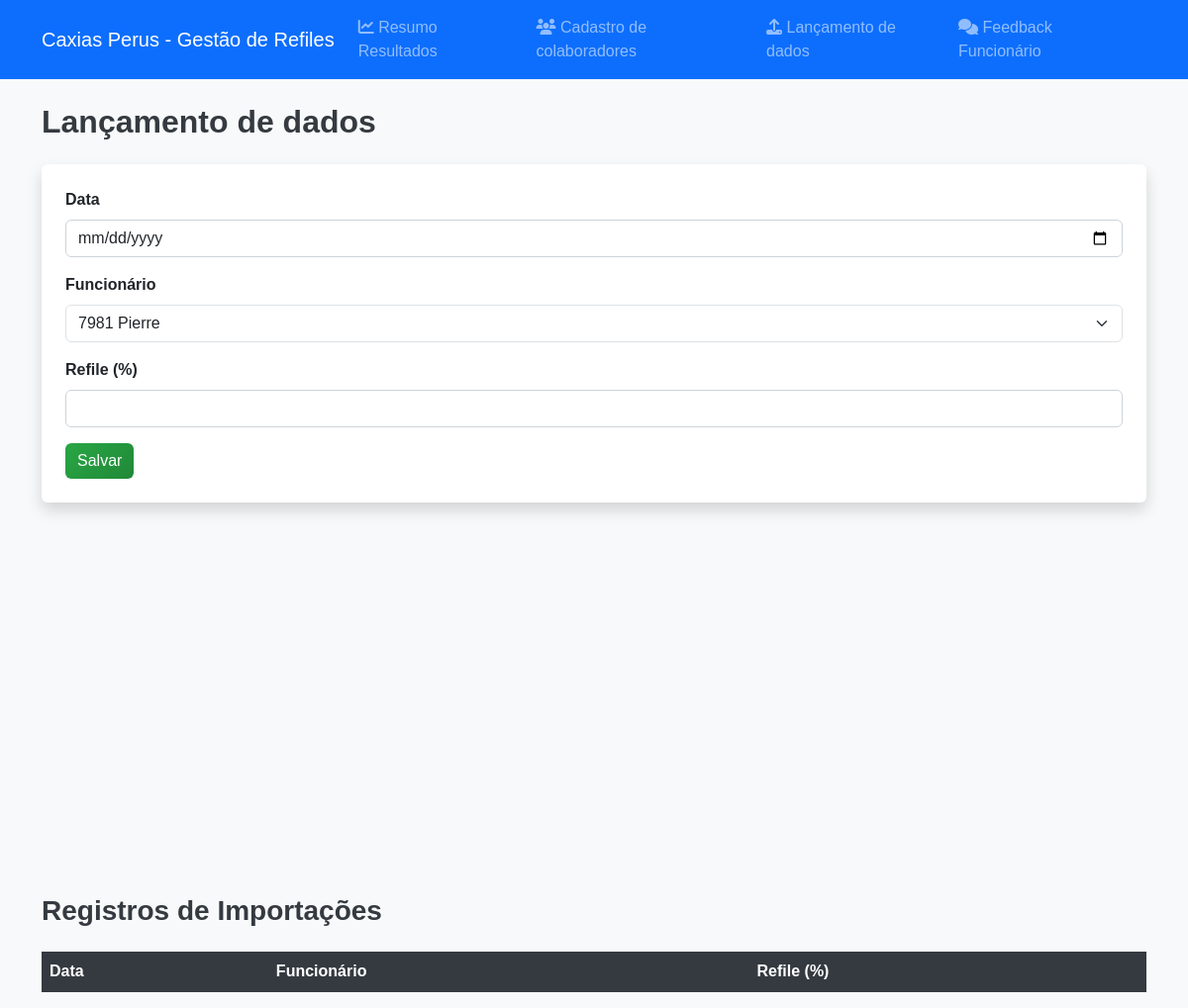
Page /importacoes on the earlier database version.
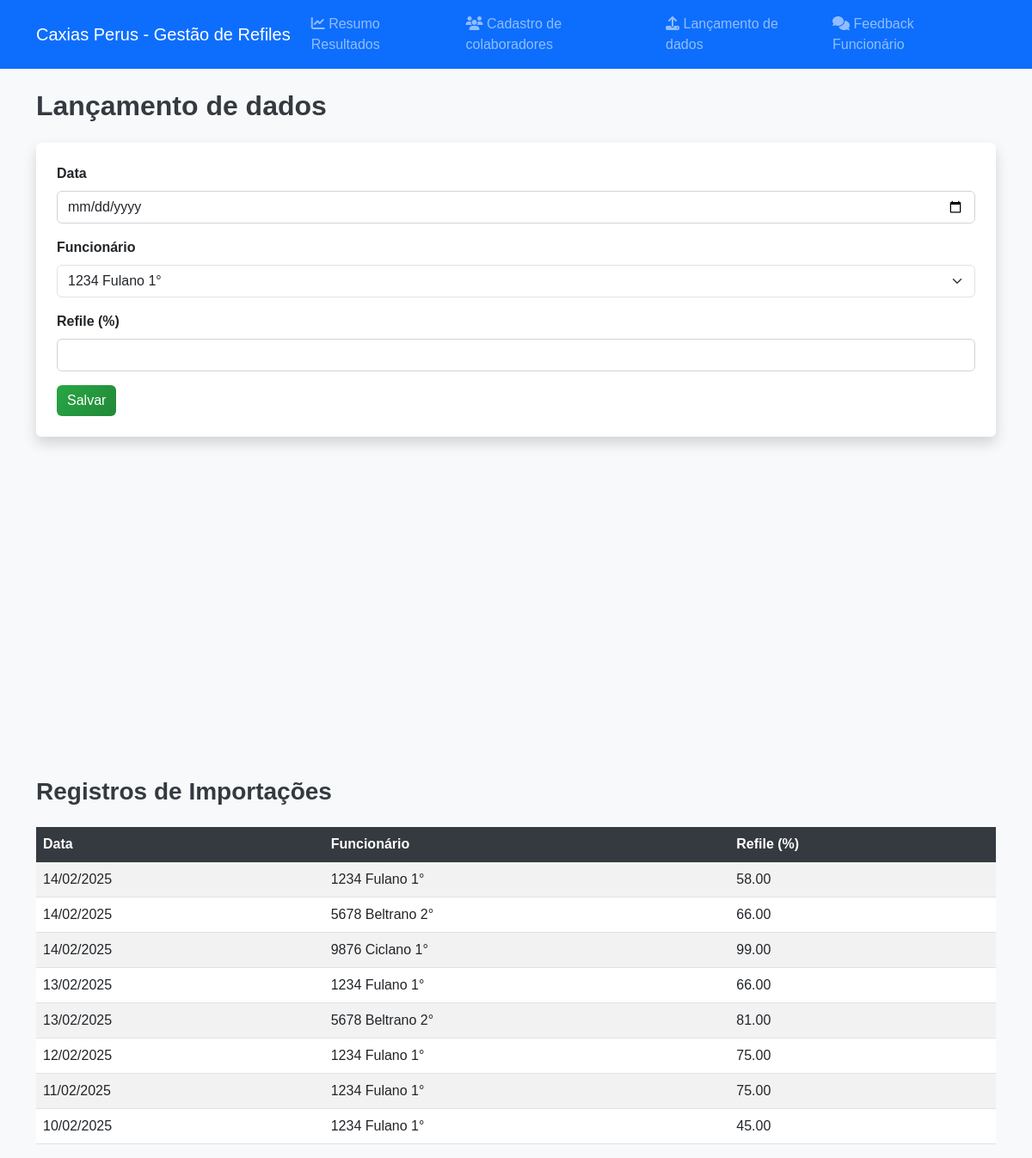
Same page on the later database version.
### app/models.py (models this page shows)
class Importacao(db.Model):
    id = db.Column(db.Integer, primary_key=True)
    data = db.Column(db.Date, nullable=False)
    funcionario_id = db.Column(db.Integer, db.ForeignKey('colaborador.id'), nullable=False)
    refile = db.Column(db.Float, nullable=False)

class Colaborador(db.Model):
    id = db.Column(db.Integer, primary_key=True)
    nome = db.Column(db.String(100), nullable=False)
    cargo = db.Column(db.String(100), nullable=False)
    importacoes = db.relationship('Importacao', backref='colaborador', cascade='all, delete-orphan')

### app/routes.py (the view, shortened to what this page needs)
@main.route('/importacoes', methods=['GET', 'POST'])
def importacoes():
    data_selecionada = ''
    colaboradores = Colaborador.query.all()
    importacoes = Importacao.query.order_by(Importacao.data.desc()).all()
    return render_template('importacoes.html', colaboradores=colaboradores, importacoes=importacoes, data_selecionada=data_selecionada)

### app/templates/importacoes.html
{% extends 'base.html' %}
{% block content %}
<h2 class="mb-4">Lançamento de dados</h2>
<form method="POST" class="mb-5 p-4 bg-white shadow rounded">
    <div class="mb-3">
        <label class="form-label">Data</label>
        <input type="date" name="data" class="form-control" required value="{{ data_selecionada or '' }}">
    </div>
    <div class="mb-3">
        <label class="form-label">Funcionário</label>
        <select name="funcionario" class="form-select" required>
            {% for colaborador in colaboradores %}
            <option value="{{ colaborador.id }}">{{ colaborador.nome }}</option>
            {% endfor %}
        </select>
    </div>
    <div class="mb-3">
        <label class="form-label">Refile (%)</label>
        <input type="number" step="0.1" name="refile" class="form-control" required>
    </div>
    <button type="submit" class="btn btn-success">Salvar</button>
</form>
<div style="height: 300px;"></div>
<div class="mt-5" id="tabela-importacoes">
    <h3 class="mb-4">Registros de Importações</h3>
    <table class="table table-striped">
        <thead class="table-dark">
            <tr>
                <th>Data</th>
                <th>Funcionário</th>
                <th>Refile (%)</th>
            </tr>
        </thead>
        <tbody>
            {% for importacao in importacoes %}
            <tr>
                <td>{{ importacao.data.strftime('%d/%m/%Y') }}</td>
                <td>{{ importacao.colaborador.nome }}</td>
                <td>{{ "%.2f" | format(importacao.refile) }}</td>
            </tr>
            {% endfor %}
        </tbody>
    </table>
</div>
{% endblock %}

Differences in the rows shown:
added Importacao: data "14/02/2025", colaborador.nome "1234 Fulano 1°", refile "58.00"
added Importacao: data "14/02/2025", colaborador.nome "5678 Beltrano 2°", refile "66.00"
added Importacao: data "14/02/2025", colaborador.nome "9876 Ciclano 1°", refile "99.00"
added Importacao: data "13/02/2025", colaborador.nome "1234 Fulano 1°", refile "66.00"
added Importacao: data "13/02/2025", colaborador.nome "5678 Beltrano 2°", refile "81.00"
added Importacao: data "12/02/2025", colaborador.nome "1234 Fulano 1°", refile "75.00"
added Importacao: data "11/02/2025", colaborador.nome "1234 Fulano 1°", refile "75.00"
added Importacao: data "10/02/2025", colaborador.nome "1234 Fulano 1°", refile "45.00"
Other differences:
form field funcionario: "7981 Pierre" → "1234 Fulano 1°"
